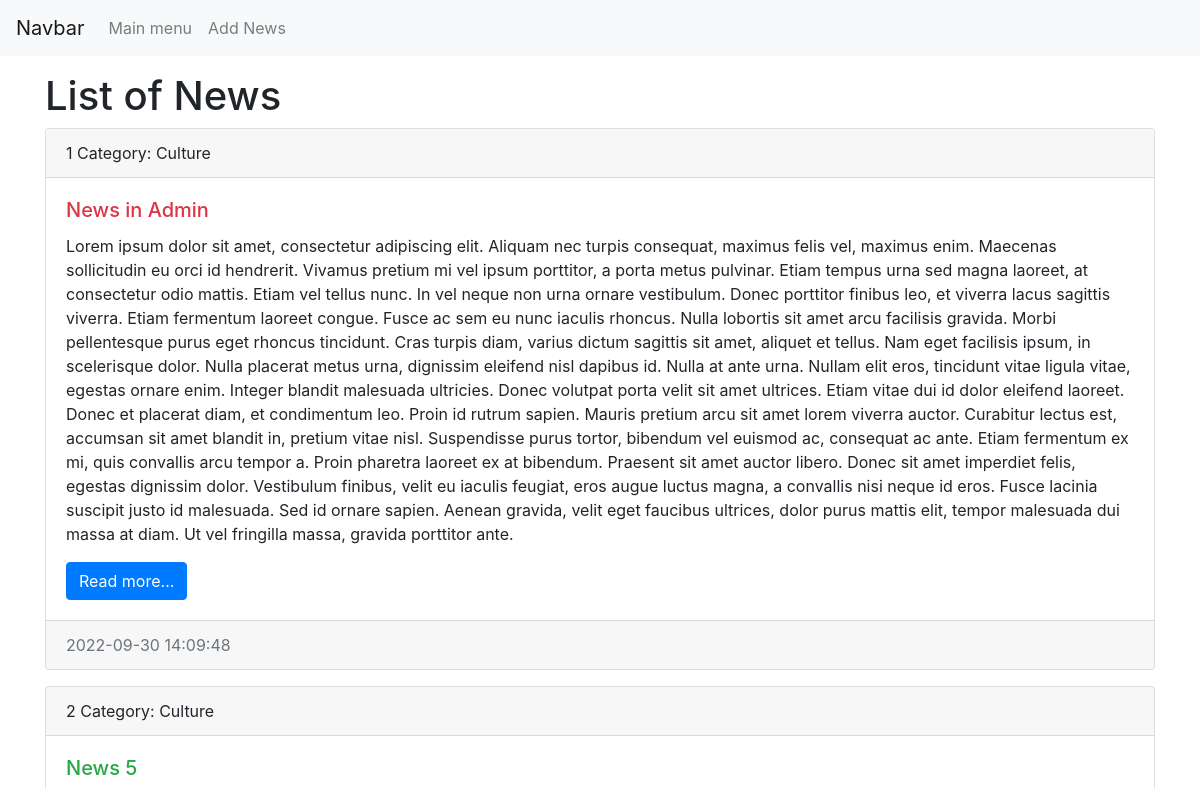
The page /news/ (upper part) on the database as committed earlier.
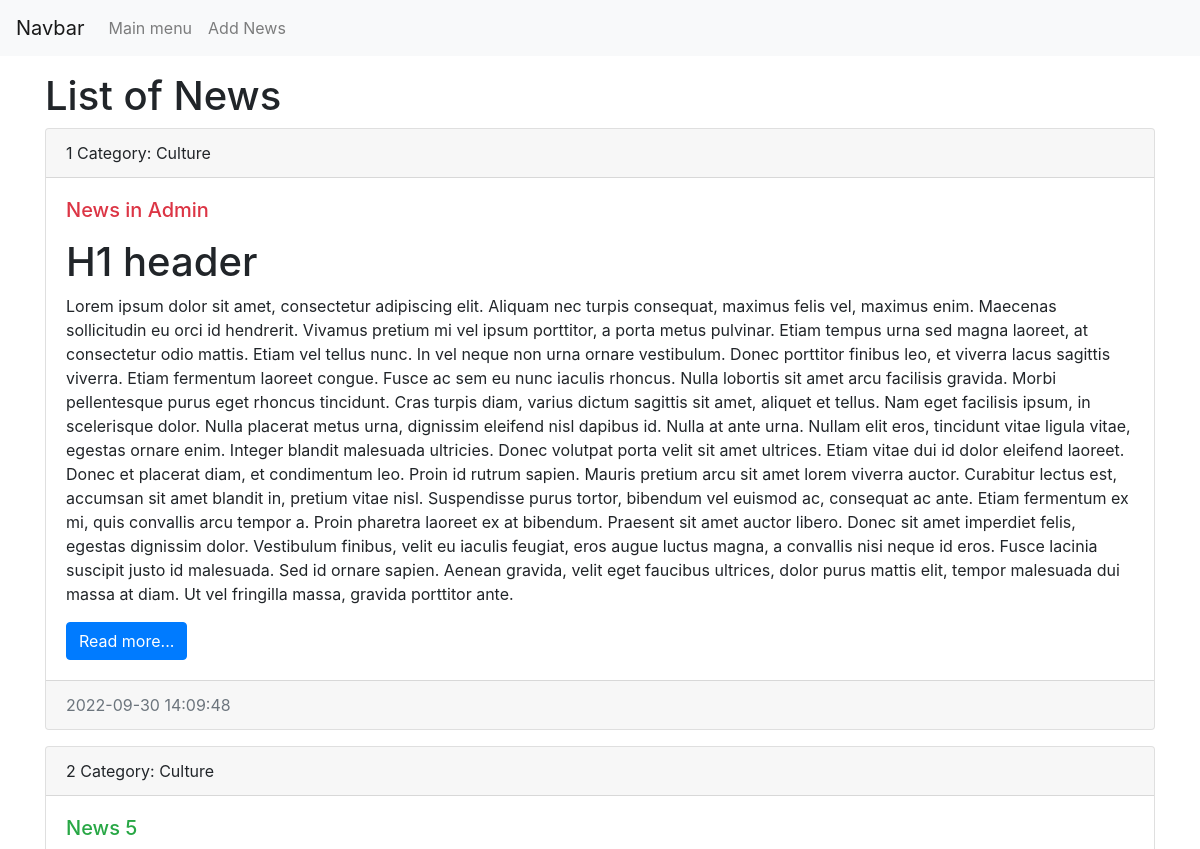
The same page on the database as committed later.
### news/models.py (models this page shows, shortened)
class News(models.Model):
    title = models.CharField(max_length=150, verbose_name="Title")
    content = models.TextField(blank=True,
                               verbose_name="Content")  # content can be kept blank. In the database ("") will be stored.
    created_at = models.DateTimeField(auto_now_add=True, verbose_name="Created at")
    updated_at = models.DateTimeField(auto_now=True, verbose_name="Updated at")
    photo = models.ImageField(upload_to="photos/%Y/%m/%d", verbose_name="Photo", blank=True)
    is_published = models.BooleanField(default=True, verbose_name="Is published?")
    category = models.ForeignKey("Category", on_delete=models.PROTECT, null=True, verbose_name="Name of category")
    class Meta:
        verbose_name = "News"
        verbose_name_plural = "All News"
        ordering = ["-created_at"]

class Category(models.Model):
    title = models.CharField(max_length=150, db_index=True, verbose_name="Name of category")
    def __str__(self):
        return self.title
    class Meta:
        verbose_name = "Category"
        verbose_name_plural = "All Category"
        ordering = ["title"]

### news/views.py (the view)
# urls.py: path('', index)
def index(request):
    news = News.objects.all()
    context: dict = {"news": news, "title": "List of News"}
    return render(request, template_name="news/index.html", context=context)

### news/templates/news/index.html (shortened to what this page needs)
<!doctype html>
<html lang="en">
<head>
    <link rel="stylesheet" href="https://stackpath.bootstrapcdn.com/bootstrap/4.4.1/css/bootstrap.min.css"
>
</head>
<body>
<nav class="navbar navbar-expand-lg navbar-light bg-light">
    <a class="navbar-brand" href="/">Navbar</a>
    <div class="collapse navbar-collapse" id="navbarSupportedContent">
        <ul class="navbar-nav mr-auto">
            <li class="nav-item"><a class="nav-link" href="/">Main menu</a></li>
            <li class="nav-item"><a class="nav-link" href="/">Add News</a></li>
        </ul>
    </div>
</nav>
<div class="container mt-3">
    <h1>{{title}}</h1>
    <div class="row">
        <div class="col-md-12">
            {% for item in news %}
            <div class="card mb-3">
                <div class="card-header">
                    {{forloop.counter}}
                    Category: {{item.category}}
                </div>
                <div class="card-body">
                    <h5 class="card-title {% cycle 'text-danger'  'text-success' %}">{{item.title}}</h5>
                    {% autoescape off %}
                    <p class="card-text">{{item.content}}</p>
                    {% endautoescape %}
                    <a href="#" class="btn btn-primary">Read more...</a>
                </div>
                <div class="card-footer text-muted">
                    {{item.created_at|date:"Y-m-d H:i:s"}}
                </div>
            </div>
            {% endfor %}
        </div>
    </div>
</div>
</body>
</html>

Rows that differ between the two databases and show on the page:
changed News "News in Admin": content "Lorem ipsum dolor sit…" → "H1 header Lorem ipsum dolor sit…"
